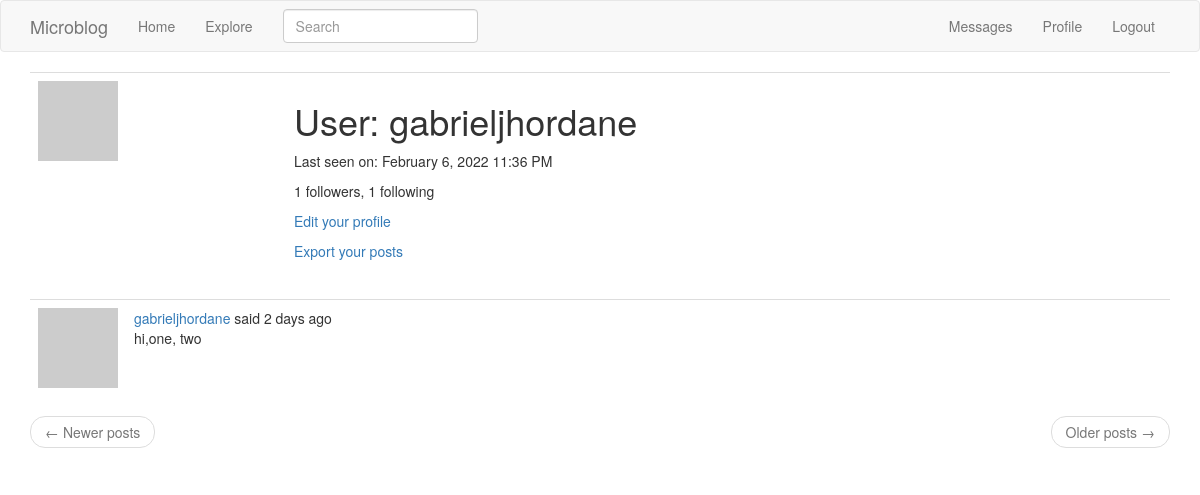
The app's page /user/gabrieljhordane (signed in), older data.
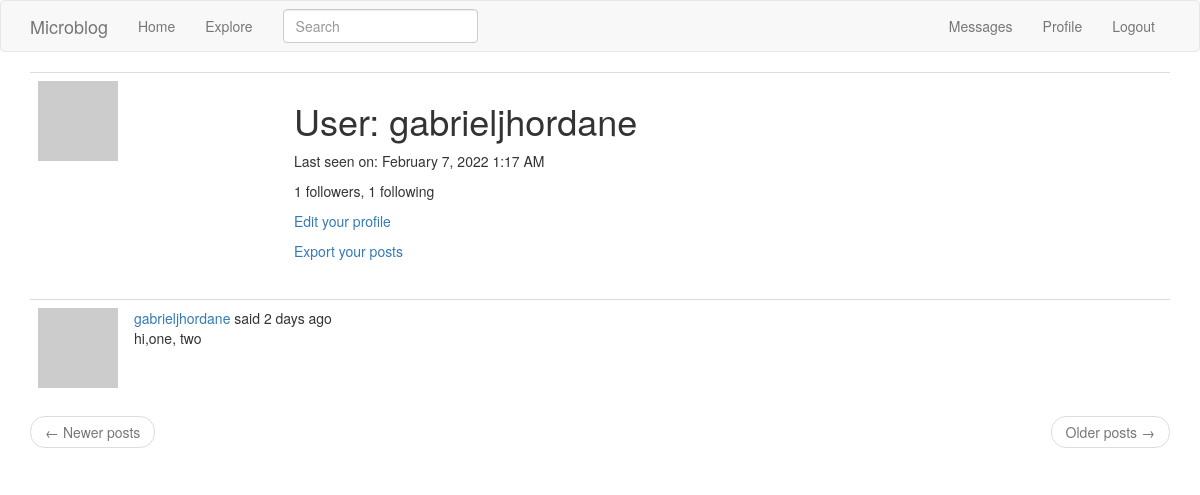
The same page, newer data.
### app/models.py (models this page shows, shortened)
class User(UserMixin,db.Model):
    id = db.Column(db.Integer, primary_key=True)
    username = db.Column(db.String(64),index=True, unique=True)
    email = db.Column(db.String(120), index=True, unique=True)
    password_hash = db.Column(db.String(128))
    posts = db.relationship('Post', backref='author', lazy='dynamic')
    about = db.Column(db.String(140))
    last_seen = db.Column(db.DateTime, default=datetime.utcnow)
    followed = db.relationship(
        'User', secondary = followers,
        primaryjoin = (followers.c.follower_id == id),
        secondaryjoin = (followers.c.followed_id == id),
        backref = db.backref('followers', lazy='dynamic'),
        lazy='dynamic')
    messages_sent = db.relationship('Message',
                                    foreign_keys='Message.sender_id',
                                    backref='author', lazy='dynamic')
    messages_received = db.relationship('Message',
                                        foreign_keys='Message.recipient_id',
                                        backref='recipient', lazy='dynamic')
    last_message_read_time = db.Column(db.DateTime)
    notifications = db.relationship('Notification', backref='user',
                                    lazy='dynamic')
    tasks = db.relationship('Task', backref='user', lazy='dynamic')
    def avatar (self, size):
        digest = md5(self.email.lower().encode('utf-8')).hexdigest()
        return 'https://www.gravatar.com/avatar/{}?d=identicon&s={}'.format(digest, size)
    def new_messages(self):
        last_read_time = self.last_message_read_time or datetime(1900, 1, 1)
        return Message.query.filter_by(recipient=self).filter(
            Message.timestamp > last_read_time).count()
    def get_tasks_in_progress(self):
        return Task.query.filter_by(user=self, complete=False).all()
    def get_task_in_progress(self, name):
        return Task.query.filter_by(name=name, user=self,
                                    complete=False).first()

class SearchableMixin(object):
    @classmethod
    def before_commit(cls, session):
        session._changes = {
            'add': list(session.new),
            'update': list(session.dirty),
            'delete': list(session.deleted)
        }
    @classmethod
    def after_commit(cls, session):
        for obj in session._changes['add']:
            if isinstance(obj, SearchableMixin):
                add_to_index(obj.__tablename__, obj)
        for obj in session._changes['update']:
            if isinstance(obj, SearchableMixin):
                add_to_index(obj.__tablename__, obj)
        for obj in session._changes['delete']:
            if isinstance(obj, SearchableMixin):
                remove_from_index(obj.__tablename__, obj)
        session._changes = None

class Post(SearchableMixin, db.Model):
    __searchable__ = ['body']
    id = db.Column(db.Integer, primary_key=True)
    body = db.Column(db.String(140))
    timestamp = db.Column(db.DateTime, default=datetime.utcnow)
    user_id = db.Column(db.Integer, db.ForeignKey('user.id'))
    language = db.Column(db.String(5))

### app/main/routes.py (the view)
@bp.route('/user/<username>')
@login_required
def user(username):
    user = User.query.filter_by(username=username).first_or_404()
    page = request.args.get('page', 1, type=int)
    posts = user.posts.order_by(Post.timestamp.desc()).paginate(
        page, current_app.config['POSTS_PER_PAGE'], False)
    next_url = url_for('main.user', username=user.username,
                       page=posts.next_num) if posts.has_next else None
    prev_url = url_for('main.user', username=user.username,
                       page=posts.prev_num) if posts.has_prev else None
    form = EmptyForm()
    return render_template('user.html', user=user, posts=posts.items,
                           next_url=next_url, prev_url=prev_url, form=form)

### app/main/forms.py
class SearchForm(FlaskForm):
    q = StringField(_l('Search'), validators=[DataRequired()])
    def __init__(self, *args, **kwargs):
        if 'formdata' not in kwargs:
            kwargs['formdata'] = request.args
        if 'meta' not in kwargs:
            kwargs['meta'] = {'csrf': False}
        super(SearchForm, self).__init__(*args, **kwargs)

class EmptyForm(FlaskForm):
    submit = SubmitField('Submit')

### app/main/routes.py (called while the page is built)
@bp.before_app_request
def before_request():
    if current_user.is_authenticated:
        current_user.last_seen = datetime.utcnow()
        db.session.commit()
        g.search_form = SearchForm()
    g.locale = str(get_locale())

@bp.before_app_request
def before_request():
    if current_user.is_authenticated:
        current_user.last_seen = datetime.utcnow()
        db.session.commit()
        g.search_form = SearchForm()
    g.locale = str(get_locale())

### app/models.py (called while the page is built)
@login.user_loader
def loader_user(id):
    return User.query.get(int(id))

### app/templates/user.html (shortened to what this page needs)
{% extends "base.html" %}
{% block app_content %}
    <table class="table table-hover">
        <tr>
            <td width="256px"><img src="{{ user.avatar(256) }}"></td>
            <td>
                <h1>{{ _('User') }}: {{ user.username }}</h1>
                {% if user.last_seen %}
                <p>{{ _('Last seen on') }}: {{ moment(user.last_seen).format('LLL') }}</p>
                {% endif %}
                <p>{{ _('%(count)d followers', count=user.followers.count()) }}, {{ _('%(count)d following', count=user.followed.count()) }}</p>
                {% if user == current_user %}
                <p><a href="{{ url_for('main.edit_profile') }}">{{ _('Edit your profile') }}</a></p>
                {% if not current_user.get_task_in_progress('export_posts') %}
                <p><a href="{{ url_for('main.export_posts') }}">{{ _('Export your posts') }}</a></p>
                {% endif %}
                {% endif %}
            </td>
        </tr>
    </table>
    {% for post in posts %}
        {% include '_post.html' %}
    {% endfor %}
    <nav aria-label="...">
        <ul class="pager">
            <li class="previous{% if not prev_url %} disabled{% endif %}">
                <a href="{{ prev_url or '#' }}">
                    <span aria-hidden="true">&larr;</span> {{ _('Newer posts') }}
                </a>
            </li>
            <li class="next{% if not next_url %} disabled{% endif %}">
                <a href="{{ next_url or '#' }}">
                    {{ _('Older posts') }} <span aria-hidden="true">&rarr;</span>
                </a>
            </li>
        </ul>
    </nav>
{% endblock %}

### app/templates/base.html (shortened to what this page needs)
{% extends 'bootstrap/base.html' %}
{% block navbar %}
    <nav class="navbar navbar-default">
        <div class="container">
            <div class="navbar-header">
                <a class="navbar-brand" href="{{ url_for('main.index') }}">Microblog</a>
            </div>
            <div class="collapse navbar-collapse" id="bs-example-navbar-collapse-1">
                <ul class="nav navbar-nav">
                    <li><a href="{{ url_for('main.index') }}">{{ _('Home') }}</a></li>
                    <li><a href="{{ url_for('main.explore') }}">{{ _('Explore')}}</a></li>
                </ul>
                <ul class="nav navbar-nav navbar-right">
                    {% if current_user.is_anonymous %}
                    <li><a href="{{ url_for('auth.login') }}">{{ _('Login')}}</a></li>
                    {% else %}
                    <li><a href="{{ url_for('main.messages') }}">
                            {{ _('Messages') }}
                            {% set new_messages = current_user.new_messages() %}
                        </a>
                    </li>
                    <li><a href="{{ url_for('main.user', username=current_user.username) }}">Profile</a></li>
                    <li><a href="{{ url_for('auth.logout') }}">{{_('Logout')}}</a></li>
                    {% endif %}
                </ul>
                {% if g.search_form %}
                <form class="navbar-form navbar-left" method="get"
                        action="{{ url_for('main.search') }}">
                    <div class="form-group">
                        {{ g.search_form.q(size=20, class='form-control',
                            placeholder=g.search_form.q.label.text) }}
                    </div>
                </form>
                {% endif %}
            </div>
        </div>
    </nav>
{% endblock %}
{% block content %}
    <div class="container">
        {% block app_content %}{% endblock %}
    </div>
{% endblock %}

### app/templates/_post.html (shortened to what this page needs)
<table class="table table-hover">
    <tr>
        <td width="70px">
            <a href="{{ url_for('main.user', username=post.author.username) }}">
                <img src="{{ post.author.avatar(70) }}" />
            </a>
        </td>
        <td>
            {{ _('%(username)s said %(when)s',username=user_link, when=moment(post.timestamp).fromNow()) }}<br>
            <span id="post{{ post.id }}">{{ post.body }}</span>
        </td>
    </tr>
</table>

Row changes from the older to the newer data that the page shows:
changed User "gabrieljhordane": last_seen "February 6, 2022 11:36 PM" → "February 7, 2022 1:17 AM"
